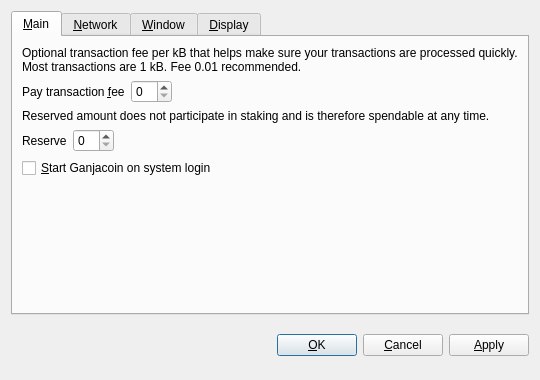
<?xml version="1.0" encoding="UTF-8"?>
<ui version="4.0">
 <class>OptionsDialog</class>
 <widget class="QDialog" name="OptionsDialog">
  <property name="geometry">
   <rect>
    <x>0</x>
    <y>0</y>
    <width>540</width>
    <height>380</height>
   </rect>
  </property>
  <property name="windowTitle">
   <string>Options</string>
  </property>
  <property name="modal">
   <bool>true</bool>
  </property>
  <layout class="QVBoxLayout" name="verticalLayout">
   <item>
    <widget class="QTabWidget" name="tabWidget">
     <property name="tabPosition">
      <enum>QTabWidget::North</enum>
     </property>
     <property name="currentIndex">
      <number>0</number>
     </property>
     <widget class="QWidget" name="tabMain">
      <attribute name="title">
       <string>&amp;Main</string>
      </attribute>
      <layout class="QVBoxLayout" name="verticalLayout_Main">
       <item>
        <widget class="QLabel" name="transactionFeeInfoLabel">
         <property name="text">
          <string>Optional transaction fee per kB that helps make sure your transactions are processed quickly. Most transactions are 1 kB. Fee 0.01 recommended.</string>
         </property>
         <property name="textFormat">
          <enum>Qt::PlainText</enum>
         </property>
         <property name="wordWrap">
          <bool>true</bool>
         </property>
        </widget>
       </item>
       <item>
        <layout class="QHBoxLayout" name="horizontalLayoutFee">
         <item>
          <widget class="QLabel" name="transactionFeeLabel">
           <property name="text">
            <string>Pay transaction &amp;fee</string>
           </property>
           <property name="textFormat">
            <enum>Qt::PlainText</enum>
           </property>
           <property name="buddy">
            <cstring>transactionFee</cstring>
           </property>
          </widget>
         </item>
         <item>
          <widget class="BitcoinAmountField" name="transactionFee"/>
         </item>
         <item>
          <spacer name="horizontalSpacerFee">
           <property name="orientation">
            <enum>Qt::Horizontal</enum>
           </property>
           <property name="sizeHint" stdset="0">
            <size>
             <width>40</width>
             <height>20</height>
            </size>
           </property>
          </spacer>
         </item>
        </layout>
       </item>
       <item>
        <widget class="QLabel" name="reserveBalanceInfoLabel">
         <property name="text">
          <string>Reserved amount does not participate in staking and is therefore spendable at any time.</string>
         </property>
         <property name="textFormat">
          <enum>Qt::PlainText</enum>
         </property>
         <property name="wordWrap">
          <bool>true</bool>
         </property>
        </widget>
       </item>
       <item>
        <layout class="QHBoxLayout" name="horizontalLayoutReserveBalance">
         <item>
          <widget class="QLabel" name="reserveBalanceLabel">
           <property name="text">
            <string>Reserve</string>
           </property>
           <property name="textFormat">
            <enum>Qt::PlainText</enum>
           </property>
           <property name="buddy">
            <cstring>reserveBalance</cstring>
           </property>
          </widget>
         </item>
         <item>
          <widget class="BitcoinAmountField" name="reserveBalance"/>
         </item>
         <item>
          <spacer name="horizontalSpacerReserveBalance">
           <property name="orientation">
            <enum>Qt::Horizontal</enum>
           </property>
           <property name="sizeHint" stdset="0">
            <size>
             <width>40</width>
             <height>20</height>
            </size>
           </property>
          </spacer>
         </item>
        </layout>
       </item>
       <item>
        <widget class="QCheckBox" name="bitcoinAtStartup">
         <property name="toolTip">
          <string>Automatically start Ganjacoin after logging in to the system.</string>
         </property>
         <property name="text">
          <string>&amp;Start Ganjacoin on system login</string>
         </property>
        </widget>
       </item>
       <item>
        <spacer name="verticalSpacer_Main">
         <property name="orientation">
          <enum>Qt::Vertical</enum>
         </property>
         <property name="sizeHint" stdset="0">
          <size>
           <width>20</width>
           <height>40</height>
          </size>
         </property>
        </spacer>
       </item>
      </layout>
     </widget>
     <widget class="QWidget" name="tabNetwork">
      <attribute name="title">
       <string>&amp;Network</string>
      </attribute>
      <layout class="QVBoxLayout" name="verticalLayout_Network">
       <item>
        <widget class="QCheckBox" name="mapPortUpnp">
         <property name="toolTip">
          <string>Automatically open the Ganjacoin client port on the router. This only works when your router supports UPnP and it is enabled.</string>
         </property>
         <property name="text">
          <string>Map port using &amp;UPnP</string>
         </property>
        </widget>
       </item>
       <item>
        <widget class="QCheckBox" name="connectSocks">
         <property name="toolTip">
          <string>Connect to the Ganjacoin network through a SOCKS proxy (e.g. when connecting through Tor).</string>
         </property>
         <property name="text">
          <string>&amp;Connect through SOCKS proxy:</string>
         </property>
        </widget>
       </item>
       <item>
        <layout class="QHBoxLayout" name="horizontalLayout_Network">
         <item>
          <widget class="QLabel" name="proxyIpLabel">
           <property name="text">
            <string>Proxy &amp;IP:</string>
           </property>
           <property name="textFormat">
            <enum>Qt::PlainText</enum>
           </property>
           <property name="buddy">
            <cstring>proxyIp</cstring>
           </property>
          </widget>
         </item>
         <item>
          <widget class="QValidatedLineEdit" name="proxyIp">
           <property name="maximumSize">
            <size>
             <width>140</width>
             <height>16777215</height>
            </size>
           </property>
           <property name="toolTip">
            <string>IP address of the proxy (e.g. 127.0.0.1)</string>
           </property>
          </widget>
         </item>
         <item>
          <widget class="QLabel" name="proxyPortLabel">
           <property name="text">
            <string>&amp;Port:</string>
           </property>
           <property name="textFormat">
            <enum>Qt::PlainText</enum>
           </property>
           <property name="buddy">
            <cstring>proxyPort</cstring>
           </property>
          </widget>
         </item>
         <item>
          <widget class="QLineEdit" name="proxyPort">
           <property name="maximumSize">
            <size>
             <width>55</width>
             <height>16777215</height>
            </size>
           </property>
           <property name="toolTip">
            <string>Port of the proxy (e.g. 9050)</string>
           </property>
          </widget>
         </item>
         <item>
          <widget class="QLabel" name="socksVersionLabel">
           <property name="text">
            <string>SOCKS &amp;Version:</string>
           </property>
           <property name="textFormat">
            <enum>Qt::PlainText</enum>
           </property>
           <property name="buddy">
            <cstring>socksVersion</cstring>
           </property>
          </widget>
         </item>
         <item>
          <widget class="QValueComboBox" name="socksVersion">
           <property name="toolTip">
            <string>SOCKS version of the proxy (e.g. 5)</string>
           </property>
          </widget>
         </item>
         <item>
          <spacer name="horizontalSpacer_Network">
           <property name="orientation">
            <enum>Qt::Horizontal</enum>
           </property>
           <property name="sizeHint" stdset="0">
            <size>
             <width>40</width>
             <height>20</height>
            </size>
           </property>
          </spacer>
         </item>
        </layout>
       </item>
       <item>
        <spacer name="verticalSpacer_Network">
         <property name="orientation">
          <enum>Qt::Vertical</enum>
         </property>
         <property name="sizeHint" stdset="0">
          <size>
           <width>20</width>
           <height>40</height>
          </size>
         </property>
        </spacer>
       </item>
      </layout>
     </widget>
     <widget class="QWidget" name="tabWindow">
      <attribute name="title">
       <string>&amp;Window</string>
      </attribute>
      <layout class="QVBoxLayout" name="verticalLayout_Window">
       <item>
        <widget class="QCheckBox" name="minimizeToTray">
         <property name="toolTip">
          <string>Show only a tray icon after minimizing the window.</string>
         </property>
         <property name="text">
          <string>&amp;Minimize to the tray instead of the taskbar</string>
         </property>
        </widget>
       </item>
       <item>
        <widget class="QCheckBox" name="minimizeOnClose">
         <property name="toolTip">
          <string>Minimize instead of exit the application when the window is closed. When this option is enabled, the application will be closed only after selecting Quit in the menu.</string>
         </property>
         <property name="text">
          <string>M&amp;inimize on close</string>
         </property>
        </widget>
       </item>
       <item>
        <spacer name="verticalSpacer_Window">
         <property name="orientation">
          <enum>Qt::Vertical</enum>
         </property>
         <property name="sizeHint" stdset="0">
          <size>
           <width>20</width>
           <height>40</height>
          </size>
         </property>
        </spacer>
       </item>
      </layout>
     </widget>
     <widget class="QWidget" name="tabDisplay">
      <attribute name="title">
       <string>&amp;Display</string>
      </attribute>
      <layout class="QVBoxLayout" name="verticalLayout_Display">
       <item>
        <layout class="QHBoxLayout" name="horizontalLayout_1_Display">
         <item>
          <widget class="QLabel" name="langLabel">
           <property name="text">
            <string>User Interface &amp;language:</string>
           </property>
           <property name="textFormat">
            <enum>Qt::PlainText</enum>
           </property>
           <property name="buddy">
            <cstring>lang</cstring>
           </property>
          </widget>
         </item>
         <item>
          <widget class="QValueComboBox" name="lang">
           <property name="toolTip">
            <string>The user interface language can be set here. This setting will take effect after restarting Ganjacoin.</string>
           </property>
          </widget>
         </item>
        </layout>
       </item>
       <item>
        <layout class="QHBoxLayout" name="horizontalLayout_2_Display">
         <item>
          <widget class="QLabel" name="unitLabel">
           <property name="text">
            <string>&amp;Unit to show amounts in:</string>
           </property>
           <property name="textFormat">
            <enum>Qt::PlainText</enum>
           </property>
           <property name="buddy">
            <cstring>unit</cstring>
           </property>
          </widget>
         </item>
         <item>
          <widget class="QValueComboBox" name="unit">
           <property name="toolTip">
            <string>Choose the default subdivision unit to show in the interface and when sending coins.</string>
           </property>
          </widget>
         </item>
        </layout>
       </item>
       <item>
        <widget class="QCheckBox" name="displayAddresses">
         <property name="toolTip">
          <string>Whether to show Ganjacoin addresses in the transaction list or not.</string>
         </property>
         <property name="text">
          <string>&amp;Display addresses in transaction list</string>
         </property>
        </widget>
       </item>
       <item>
        <widget class="QCheckBox" name="coinControlFeatures">
         <property name="toolTip">
          <string>Whether to show coin control features or not.</string>
         </property>
         <property name="text">
          <string>Display coin &amp;control features (experts only!)</string>
         </property>
        </widget>
       </item>
       <item>
        <spacer name="verticalSpacer_Display">
         <property name="orientation">
          <enum>Qt::Vertical</enum>
         </property>
         <property name="sizeHint" stdset="0">
          <size>
           <width>20</width>
           <height>40</height>
          </size>
         </property>
        </spacer>
       </item>
      </layout>
     </widget>
    </widget>
   </item>
   <item>
    <layout class="QHBoxLayout" name="horizontalLayout_Buttons">
     <item>
      <spacer name="horizontalSpacer_1">
       <property name="orientation">
        <enum>Qt::Horizontal</enum>
       </property>
       <property name="sizeHint" stdset="0">
        <size>
         <width>40</width>
         <height>48</height>
        </size>
       </property>
      </spacer>
     </item>
     <item>
      <widget class="QLabel" name="statusLabel">
       <property name="font">
        <font>
         <weight>75</weight>
         <bold>true</bold>
        </font>
       </property>
       <property name="text">
        <string/>
       </property>
       <property name="textFormat">
        <enum>Qt::PlainText</enum>
       </property>
       <property name="wordWrap">
        <bool>true</bool>
       </property>
      </widget>
     </item>
     <item>
      <spacer name="horizontalSpacer_2">
       <property name="orientation">
        <enum>Qt::Horizontal</enum>
       </property>
       <property name="sizeHint" stdset="0">
        <size>
         <width>40</width>
         <height>48</height>
        </size>
       </property>
      </spacer>
     </item>
     <item>
      <widget class="QPushButton" name="okButton">
       <property name="text">
        <string>&amp;OK</string>
       </property>
      </widget>
     </item>
     <item>
      <widget class="QPushButton" name="cancelButton">
       <property name="text">
        <string>&amp;Cancel</string>
       </property>
       <property name="autoDefault">
        <bool>false</bool>
       </property>
      </widget>
     </item>
     <item>
      <widget class="QPushButton" name="applyButton">
       <property name="text">
        <string>&amp;Apply</string>
       </property>
       <property name="autoDefault">
        <bool>false</bool>
       </property>
      </widget>
     </item>
    </layout>
   </item>
  </layout>
 </widget>
 <customwidgets>
  <customwidget>
   <class>BitcoinAmountField</class>
   <extends>QSpinBox</extends>
   <header>bitcoinamountfield.h</header>
  </customwidget>
  <customwidget>
   <class>QValueComboBox</class>
   <extends>QComboBox</extends>
   <header>qvaluecombobox.h</header>
  </customwidget>
  <customwidget>
   <class>QValidatedLineEdit</class>
   <extends>QLineEdit</extends>
   <header>qvalidatedlineedit.h</header>
  </customwidget>
 </customwidgets>
 <resources/>
 <connections/>
</ui>
